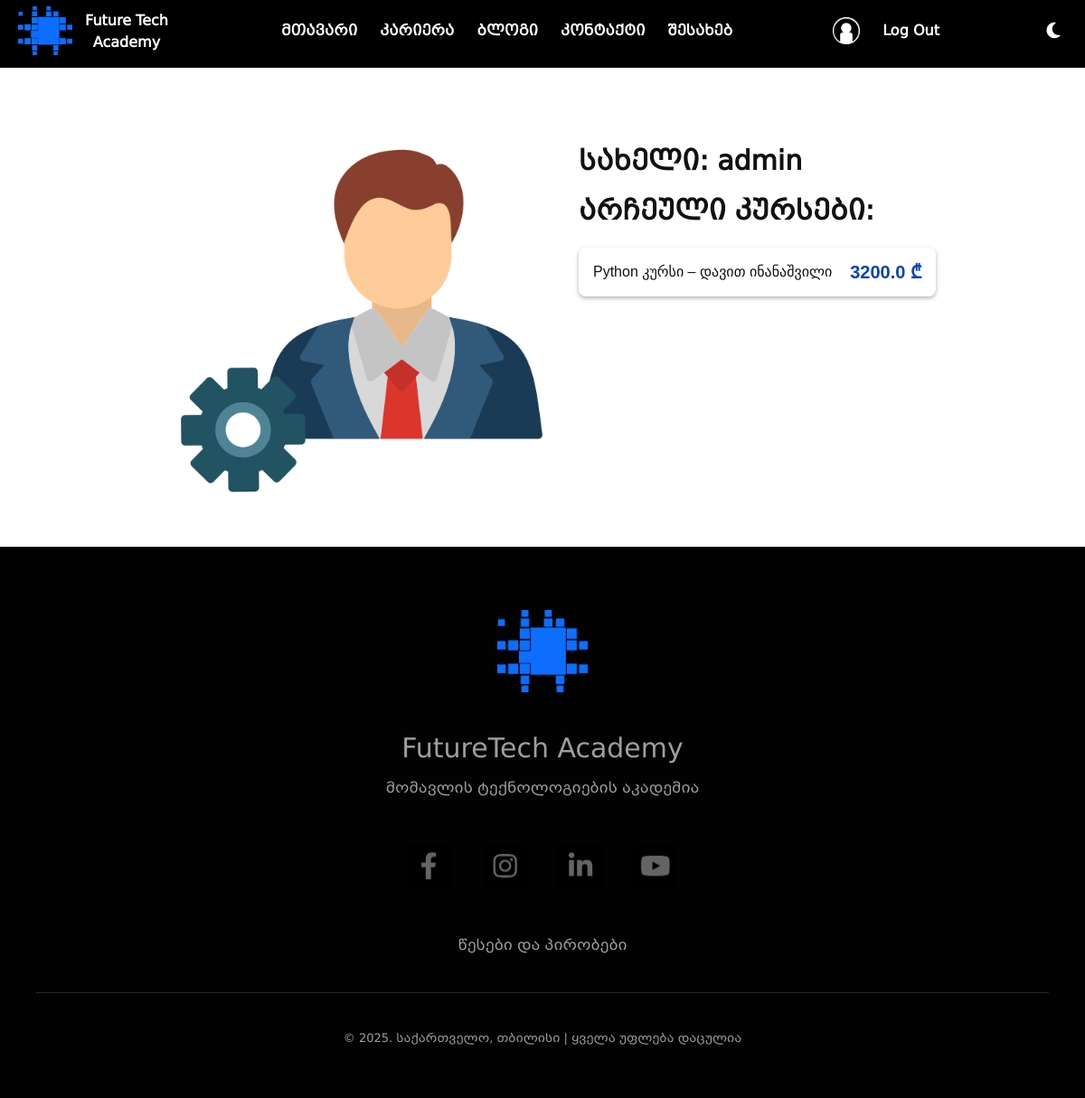
Screenshot of /profile (signed in) with the database file from the repository.
### src/models/user.py (models this page shows, shortened)
class User (BaseModel, UserMixin):
    __tablename__ = 'users'
    id = db.Column(db.Integer, primary_key=True)
    username = db.Column(db.String, unique=True)
    email = db.Column(db.String)
    _password = db.Column(db.String)
    profile_img = db.Column(db.String)
    role = db.Column(db.String)
    user_courses = db.relationship("UserCourse", back_populates="user")
    @property
    def password(self):
        return self._password

### src/models/user_course.py (models this page shows)
class UserCourse(BaseModel):
    __tablename__ = "users_courses"
    id = db.Column(db.Integer, primary_key=True)
    user_id = db.Column(db.Integer, db.ForeignKey("users.id"))
    course_id = db.Column(db.Integer, db.ForeignKey("courses.id"))
    created_at = db.Column(db.DateTime, default=datetime.utcnow)
    user = db.relationship("User", back_populates="user_courses")
    course = db.relationship("Course", back_populates="user_courses")

### src/models/course.py (models this page shows, shortened)
class Course(BaseModel):
    __tablename__ = "courses"
    id = db.Column(db.Integer, primary_key=True)
    name = db.Column(db.String(100))
    price = db.Column(db.Float)
    prof = db.Column(db.String(100))
    img = db.Column(db.String(300))
    description = db.Column(db.String(1000))
    date = db.Column(db.String(50))
    user_courses = db.relationship("UserCourse", back_populates="course")

### src/views/auth/routes.py (the view)
@auth_blueprint.route("/profile")
@login_required
def view_profile():
    return render_template("auth/view_profile.html")

### src/__init__.py (called while the page is built)
def register_extensions(app):
    db.init_app(app)
    migrate.init_app(app, db)
    login_manager.init_app(app)
    login_manager.login_view = 'auth.login'
    @login_manager.user_loader
    def load_user(_id):
        return User.query.get(_id)
    admin.init_app(app)
    admin.add_view(UserView(User, db.session))
    admin.add_view(CourseView(Course, db.session))
    admin.add_view(UserCourseView(UserCourse, db.session))
    admin.add_link(MenuLink("To Site", url="/", icon_type="fa", icon_value="fa-sign-out"))

### src/templates/auth/view_profile.html (shortened to what this page needs)
{% extends "partials/base.html" %}
{% block content %}
<div class="header-div" style="display: block; background-color: black;"></div>
<div class="course-info">
    <div class="prof"><img src="/static/upload/{{ current_user.profile_img }}" alt="User Photo"></div>
    <div class="course-description">
        <div class="title">სახელი: {{ current_user.username }}</div>
        <h3 class="title">არჩეული კურსები:</h3>
        <ul class="selected-courses">
            {% for uc in current_user.user_courses %}
            <li>
                <span>{{ uc.course.name }} – {{ uc.course.prof }}</span>
                <span class="price">{{ uc.course.price }} ₾</span>
            </li>
            {% else %}
            <li>არჩეული კურსები ვერ მოიძებნა</li>
            {% endfor %}
        </ul>
    </div>
</div>
{% endblock %}

### src/static/styles/css/style.css (style rules this page uses)
body { background-color: #fff; color: #111; }
* { margin: 0; padding: 0; box-sizing: border-box; }
body { font-family: "BPG Mrgvlovani Caps"; text-align: center; }
.header-div { display: none; height: 75px; background-color: transparent; }
.course-info { display: flex; padding: 80px 160px 50px 200px; width: 100%; }
.course-info .prof { width: 400px; height: 400px; margin-right: 40px; overflow: hidden; }
.course-info .prof img { width: 400px; height: 400px; -o-object-fit: cover; object-fit: cover; }
.course-info .course-description { max-width: 630px; text-align: left; display: flex; flex-direction: column; gap: 15px; }
.course-info .course-description .selected-courses { list-style: none; padding: 0; }
.course-info .course-description .selected-courses li { padding: 12px 16px; margin-bottom: 8px; border-radius: 8px; display: flex; justify-content: space-between; align-items: center; font-family: Arial, sans-serif; box-shadow: 0 2px 5px rgba(0, 0, 0, 0.3); transition: transform 0.2s, box-shadow 0.2s; }
.course-info .course-description .selected-courses li .price { font-weight: bold; color: rgb(7, 65, 192); }
.course-info .course-description .title { font-size: 30px; font-weight: bold; }
.course-info .course-description .price { font-size: 20px; font-weight: bold; margin-left: 20px; }

### rows the page displays
User: profile_img (picture), username "admin"
UserCourse: course.name "Python კურსი", course.prof "დავით ინანაშვილი", course.price "3200.0"
